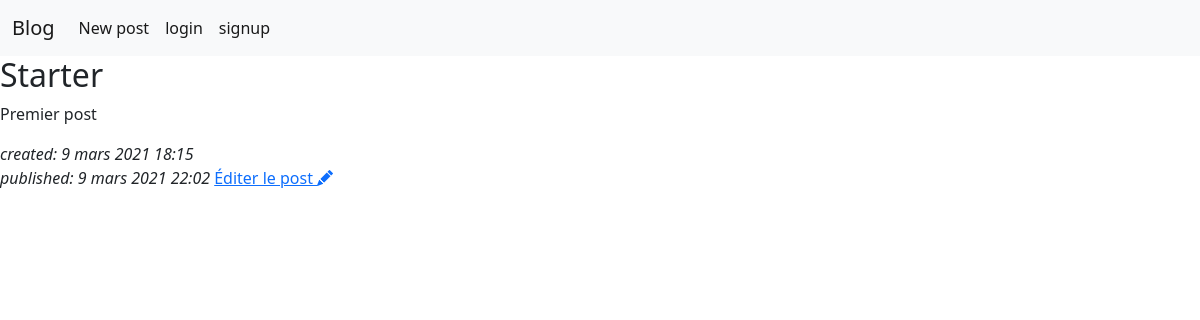
Before: /post/1/ with the older database file.
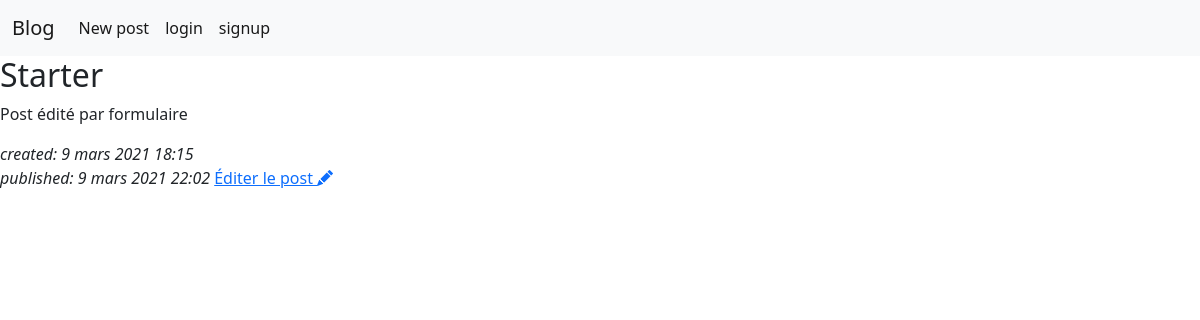
After: the same page with the newer database file.
### blog/models.py (models this page shows, shortened)
class Post(models.Model):
    author = models.ForeignKey(settings.AUTH_USER_MODEL, on_delete = models.CASCADE)
    title = models.CharField(max_length = 255)
    text = models.TextField()
    created_date = models.DateTimeField(default = timezone.now)
    published_date = models.DateTimeField(blank = True, null = True)
    is_published = models.BooleanField(default = False)

### blog/views.py (the view)
# urls.py: path('post/<int:id>/', views.post_view, name='post_view'),
def post_view(request, id):
    post = get_object_or_404(Post, id = id)
    page_title = post.title + ' | Post'
    return render(request, 'blog/post_view.html', {'post': post, 'page_title': page_title})

### blog/templates/blog/post_view.html
{% extends 'blog/base.html' %}
{% block content %}
<div>
    <h2>{{post.title}}</h2>
    <p>{{post.text}}</p>
    <i>created: {{post.created_date}}</i><br>
    <i>published: {{post.published_date}}</i>
    <a href="{% url 'post_edit' id=post.id%}">Éditer le post <i class="bi-pencil-fill"></i></a>
</div>
{% endblock %}

Changed rows visible on the page:
changed Post "Starter": text "Premier post" → "Post édité par formulaire"
